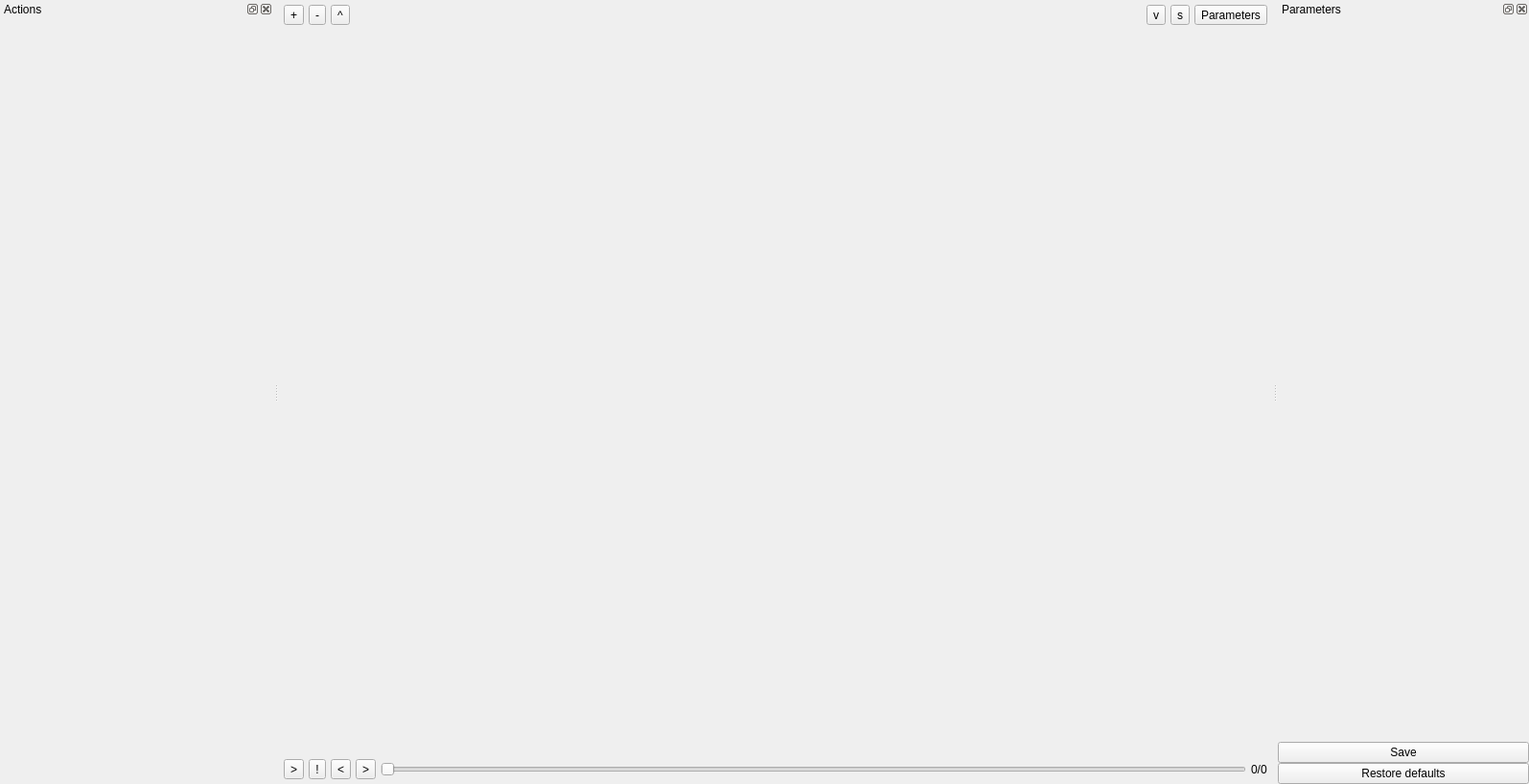
<?xml version="1.0" encoding="UTF-8"?>
<ui version="4.0">
 <class>MainWindow</class>
 <widget class="QMainWindow" name="MainWindow">
  <property name="geometry">
   <rect>
    <x>0</x>
    <y>0</y>
    <width>1589</width>
    <height>818</height>
   </rect>
  </property>
  <property name="windowTitle">
   <string>EndoTrack</string>
  </property>
  <widget class="QWidget" name="centralwidget">
   <layout class="QVBoxLayout" name="verticalLayout" stretch="0,0,0">
    <property name="spacing">
     <number>0</number>
    </property>
    <property name="margin">
     <number>0</number>
    </property>
    <item>
     <layout class="QHBoxLayout" name="horizontalLayout_2" stretch="0,0,0,0,0,0,0">
      <property name="spacing">
       <number>5</number>
      </property>
      <property name="margin">
       <number>5</number>
      </property>
      <item>
       <widget class="QToolButton" name="zoomInPushButton">
        <property name="text">
         <string>+</string>
        </property>
       </widget>
      </item>
      <item>
       <widget class="QToolButton" name="zoomOutPushButton">
        <property name="text">
         <string>-</string>
        </property>
       </widget>
      </item>
      <item>
       <widget class="QToolButton" name="zoomMaximizePushButton">
        <property name="text">
         <string>^</string>
        </property>
       </widget>
      </item>
      <item>
       <spacer name="horizontalSpacer">
        <property name="orientation">
         <enum>Qt::Horizontal</enum>
        </property>
        <property name="sizeHint" stdset="0">
         <size>
          <width>40</width>
          <height>20</height>
         </size>
        </property>
       </spacer>
      </item>
      <item>
       <widget class="QToolButton" name="separateLiveViewToolButton">
        <property name="text">
         <string>v</string>
        </property>
       </widget>
      </item>
      <item>
       <widget class="QToolButton" name="saveImageButton">
        <property name="text">
         <string>s</string>
        </property>
       </widget>
      </item>
      <item>
       <widget class="QToolButton" name="settingsPushButton">
        <property name="minimumSize">
         <size>
          <width>0</width>
          <height>0</height>
         </size>
        </property>
        <property name="maximumSize">
         <size>
          <width>16777215</width>
          <height>16777215</height>
         </size>
        </property>
        <property name="text">
         <string>Parameters</string>
        </property>
       </widget>
      </item>
     </layout>
    </item>
    <item>
     <layout class="QHBoxLayout" name="horizontalLayout_6" stretch="0,0">
      <property name="spacing">
       <number>2</number>
      </property>
      <property name="margin">
       <number>5</number>
      </property>
      <item>
       <layout class="QVBoxLayout" name="verticalLayout_paintArea1">
        <property name="spacing">
         <number>0</number>
        </property>
        <property name="leftMargin">
         <number>0</number>
        </property>
        <property name="rightMargin">
         <number>0</number>
        </property>
        <item>
         <widget class="PaintArea" name="paintArea1">
          <property name="enabled">
           <bool>true</bool>
          </property>
          <property name="sizePolicy">
           <sizepolicy hsizetype="Expanding" vsizetype="Expanding">
            <horstretch>0</horstretch>
            <verstretch>0</verstretch>
           </sizepolicy>
          </property>
          <property name="minimumSize">
           <size>
            <width>512</width>
            <height>512</height>
           </size>
          </property>
          <property name="cursor">
           <cursorShape>CrossCursor</cursorShape>
          </property>
          <property name="mouseTracking">
           <bool>true</bool>
          </property>
          <property name="lineWidth">
           <number>0</number>
          </property>
          <property name="alignment">
           <set>Qt::AlignCenter</set>
          </property>
         </widget>
        </item>
       </layout>
      </item>
      <item>
       <layout class="QVBoxLayout" name="verticalLayout_paintArea2">
        <property name="spacing">
         <number>0</number>
        </property>
        <property name="leftMargin">
         <number>0</number>
        </property>
        <property name="rightMargin">
         <number>0</number>
        </property>
        <item>
         <widget class="PaintArea" name="paintArea2">
          <property name="enabled">
           <bool>true</bool>
          </property>
          <property name="sizePolicy">
           <sizepolicy hsizetype="Expanding" vsizetype="Expanding">
            <horstretch>0</horstretch>
            <verstretch>0</verstretch>
           </sizepolicy>
          </property>
          <property name="minimumSize">
           <size>
            <width>512</width>
            <height>512</height>
           </size>
          </property>
          <property name="cursor">
           <cursorShape>CrossCursor</cursorShape>
          </property>
          <property name="mouseTracking">
           <bool>true</bool>
          </property>
          <property name="lineWidth">
           <number>0</number>
          </property>
          <property name="alignment">
           <set>Qt::AlignCenter</set>
          </property>
         </widget>
        </item>
       </layout>
      </item>
     </layout>
    </item>
    <item>
     <layout class="QHBoxLayout" name="horizontalLayout">
      <property name="bottomMargin">
       <number>0</number>
      </property>
      <item>
       <layout class="QHBoxLayout" name="horizontalLayout_16">
        <property name="bottomMargin">
         <number>0</number>
        </property>
        <item>
         <widget class="QWidget" name="widget_controls" native="true">
          <layout class="QHBoxLayout" name="horizontalLayout_4">
           <property name="spacing">
            <number>5</number>
           </property>
           <property name="margin">
            <number>5</number>
           </property>
           <item>
            <widget class="QToolButton" name="playButton">
             <property name="text">
              <string>&gt;</string>
             </property>
            </widget>
           </item>
           <item>
            <widget class="QToolButton" name="stopButton">
             <property name="text">
              <string>!</string>
             </property>
            </widget>
           </item>
           <item>
            <widget class="QToolButton" name="prevButton">
             <property name="text">
              <string>&lt;</string>
             </property>
            </widget>
           </item>
           <item>
            <widget class="QToolButton" name="nextButton">
             <property name="text">
              <string>&gt;</string>
             </property>
            </widget>
           </item>
           <item>
            <widget class="QSlider" name="bookPositionSlider">
             <property name="orientation">
              <enum>Qt::Horizontal</enum>
             </property>
            </widget>
           </item>
           <item>
            <widget class="QLabel" name="bookPositionLabel">
             <property name="text">
              <string>0/0</string>
             </property>
            </widget>
           </item>
          </layout>
         </widget>
        </item>
       </layout>
      </item>
     </layout>
    </item>
   </layout>
  </widget>
  <widget class="QMenuBar" name="menubar">
   <property name="geometry">
    <rect>
     <x>0</x>
     <y>0</y>
     <width>1589</width>
     <height>22</height>
    </rect>
   </property>
  </widget>
  <widget class="QDockWidget" name="dockWidget_parameters">
   <property name="minimumSize">
    <size>
     <width>262</width>
     <height>406</height>
    </size>
   </property>
   <property name="windowTitle">
    <string>Parameters</string>
   </property>
   <attribute name="dockWidgetArea">
    <number>2</number>
   </attribute>
   <widget class="QWidget" name="parametersDockWidgetContents">
    <layout class="QVBoxLayout" name="verticalLayout_6">
     <property name="spacing">
      <number>0</number>
     </property>
     <property name="margin">
      <number>0</number>
     </property>
     <item>
      <widget class="ParametersToolBox" name="toolBox_Parameters" native="true">
       <property name="currentIndex" stdset="0">
        <number>0</number>
       </property>
      </widget>
     </item>
     <item>
      <spacer name="verticalSpacer">
       <property name="orientation">
        <enum>Qt::Vertical</enum>
       </property>
       <property name="sizeHint" stdset="0">
        <size>
         <width>20</width>
         <height>40</height>
        </size>
       </property>
      </spacer>
     </item>
     <item>
      <widget class="QPushButton" name="saveParametersPushButton">
       <property name="minimumSize">
        <size>
         <width>0</width>
         <height>0</height>
        </size>
       </property>
       <property name="maximumSize">
        <size>
         <width>16777215</width>
         <height>16777215</height>
        </size>
       </property>
       <property name="text">
        <string>Save</string>
       </property>
      </widget>
     </item>
     <item>
      <widget class="QPushButton" name="restoreDefaultsPushButton">
       <property name="minimumSize">
        <size>
         <width>0</width>
         <height>0</height>
        </size>
       </property>
       <property name="maximumSize">
        <size>
         <width>16777215</width>
         <height>16777215</height>
        </size>
       </property>
       <property name="text">
        <string>Restore defaults</string>
       </property>
      </widget>
     </item>
    </layout>
   </widget>
  </widget>
  <widget class="QDockWidget" name="dockWidget_actions">
   <property name="minimumSize">
    <size>
     <width>285</width>
     <height>796</height>
    </size>
   </property>
   <property name="floating">
    <bool>false</bool>
   </property>
   <property name="features">
    <set>QDockWidget::AllDockWidgetFeatures</set>
   </property>
   <property name="windowTitle">
    <string>Actions</string>
   </property>
   <attribute name="dockWidgetArea">
    <number>1</number>
   </attribute>
   <widget class="QWidget" name="actionsDockWidgetContents">
    <layout class="QVBoxLayout" name="verticalLayout_4">
     <property name="spacing">
      <number>0</number>
     </property>
     <property name="leftMargin">
      <number>0</number>
     </property>
     <property name="topMargin">
      <number>0</number>
     </property>
     <property name="rightMargin">
      <number>0</number>
     </property>
     <property name="bottomMargin">
      <number>10</number>
     </property>
     <item>
      <widget class="QStackedWidget" name="actionWidgetStack"/>
     </item>
     <item>
      <spacer name="verticalSpacer_2">
       <property name="orientation">
        <enum>Qt::Vertical</enum>
       </property>
       <property name="sizeHint" stdset="0">
        <size>
         <width>20</width>
         <height>40</height>
        </size>
       </property>
      </spacer>
     </item>
    </layout>
   </widget>
  </widget>
 </widget>
 <customwidgets>
  <customwidget>
   <class>PaintArea</class>
   <extends>QLabel</extends>
   <header>PaintArea.h</header>
   <container>1</container>
  </customwidget>
  <customwidget>
   <class>ParametersToolBox</class>
   <extends>QWidget</extends>
   <header>ParametersToolbox.h</header>
   <container>1</container>
  </customwidget>
 </customwidgets>
 <resources/>
 <connections/>
</ui>
